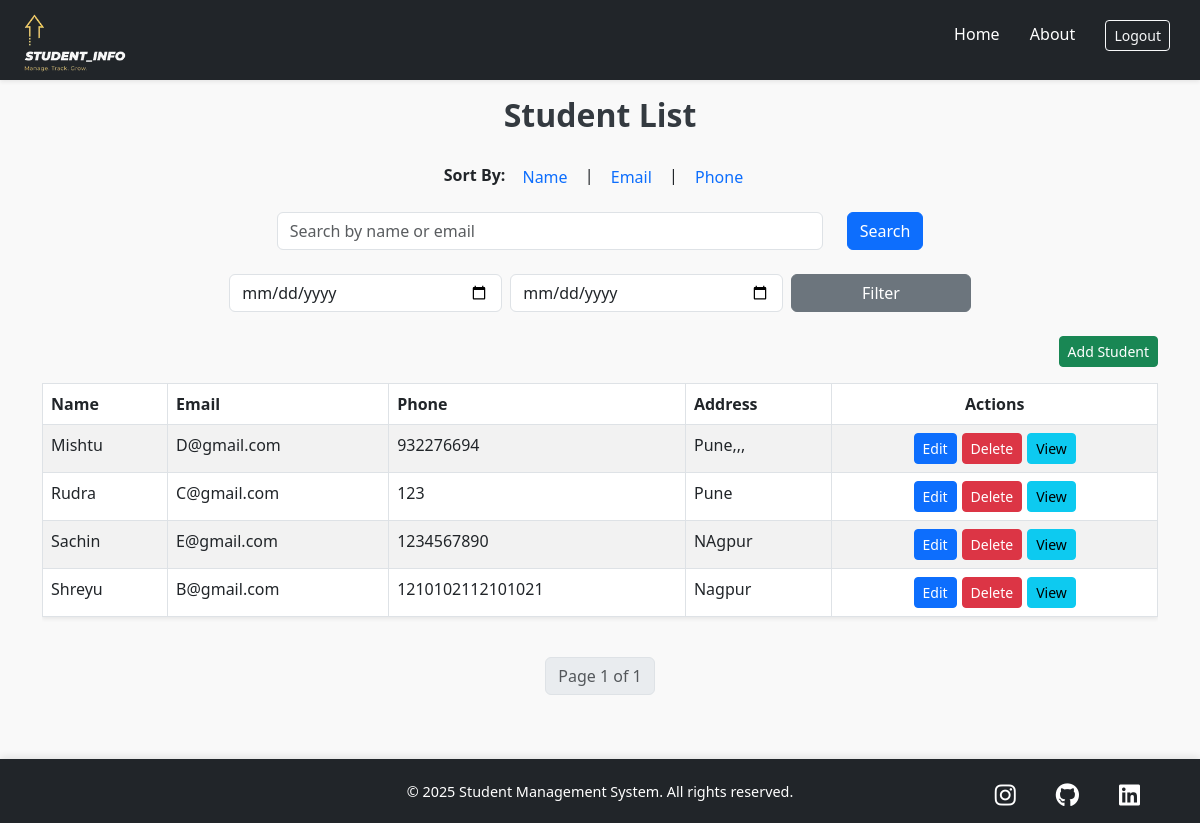
Screenshot of /home/ (signed in) with the database file from the repository.
### studentapp/models.py (models this page shows, shortened)
class Student(models.Model):
    user = models.ForeignKey(User, on_delete=models.CASCADE)  # 👈 Add this line
    name = models.CharField(max_length=100)
    email = models.EmailField(unique=True)
    phone = models.CharField(max_length=15)
    address = models.TextField()
    enrollment_date = models.DateField(auto_now_add=True)

### studentapp/views.py (the view)
# urls.py: path('home/', views.home, name='home'),
@login_required
def home(request):
    query = request.GET.get('q', '')
    sort_by = request.GET.get('sort', 'name')
    start_date = request.GET.get('start_date', '')
    end_date = request.GET.get('end_date', '')
    students = Student.objects.filter(user=request.user)
    if query:
        students = students.filter(name__icontains=query) | students.filter(email__icontains=query)
    if start_date and end_date:
        students = students.filter(enrollment_date__gte=start_date, enrollment_date__lte=end_date)
    if sort_by == 'name':
        students = students.order_by('name')
    elif sort_by == 'email':
        students = students.order_by('email')
    elif sort_by == 'phone':
        students = students.order_by('phone')
    paginator = Paginator(students, 5)
    page_number = request.GET.get('page')
    page_obj = paginator.get_page(page_number)
    return render(request, 'home.html', {
        'page_obj': page_obj, 'query': query, 'sort_by': sort_by, 'start_date': start_date, 'end_date': end_date
    })

### studentapp/templates/home.html (shortened to what this page needs)
{% load static %}
<!DOCTYPE html>
<html lang="en">
<head>
    <link href="https://cdn.jsdelivr.net/npm/bootstrap@5.3.0/dist/css/bootstrap.min.css" rel="stylesheet">
    <link href="https://cdnjs.cloudflare.com/ajax/libs/font-awesome/6.0.0-beta3/css/all.min.css" rel="stylesheet">
    <link rel="stylesheet" href="/static/home.css">
</head>
<body>
    <header class="bg-dark text-white py-3 mb-4 shadow-sm">
        <div class="container d-flex justify-content-between align-items-center">
            <div class="d-flex align-items-center">
                <img src="{% static 'images/logo.png' %}" alt="Logo" class="logo">
            </div>
            <nav>
                <a href="{% url 'home' %}" class="text-white me-3 text-decoration-none">Home</a>
                <a href="{% url 'about' %}" class="text-white me-3 text-decoration-none">About</a>
                <a href="{% url 'logout' %}" class="btn btn-outline-light btn-sm">Logout</a>
            </nav>
        </div>
    </header>
    <div class="container mt-5 pt-5">
        <h2 class="mb-4 text-center">Student List</h2>
        <div class="mb-3 sort-filter text-center">
            <strong>Sort By:</strong>
            <a href="?sort=name&q={{ query }}&start_date={{ start_date }}&end_date={{ end_date }}"
                class="btn btn-link">Name</a> |
            <a href="?sort=email&q={{ query }}&start_date={{ start_date }}&end_date={{ end_date }}"
                class="btn btn-link">Email</a> |
            <a href="?sort=phone&q={{ query }}&start_date={{ start_date }}&end_date={{ end_date }}"
                class="btn btn-link">Phone</a>
        </div>
        <form method="GET" class="mb-4 row justify-content-center">
            <div class="col-md-6">
                <input type="text" name="q" class="form-control" value="{{ query }}"
                    placeholder="Search by name or email">
            </div>
            <div class="col-auto">
                <button type="submit" class="btn btn-primary">Search</button>
            </div>
        </form>
        <form method="GET" class="mb-4">
            <div class="row g-2 justify-content-center">
                <div class="col-md-3">
                    <input type="date" name="start_date" value="{{ start_date }}" class="form-control">
                </div>
                <div class="col-md-3">
                    <input type="date" name="end_date" value="{{ end_date }}" class="form-control">
                </div>
                <div class="col-md-2">
                    <button type="submit" class="btn btn-secondary w-100">Filter</button>
                </div>
            </div>
        </form>
        <div class="text-end mb-3">
            <a href="{% url 'add_student' %}" class="btn btn-success btn-sm">Add Student</a>
        </div>
        <div class="table-responsive">
            <table class="table table-bordered table-striped shadow-sm">
                <thead>
                    <tr>
                        <th>Name</th>
                        <th>Email</th>
                        <th>Phone</th>
                        <th>Address</th>
                        <th class="text-center">Actions</th>
                    </tr>
                </thead>
                <tbody>
                    {% for student in page_obj %}
                    <tr>
                        <td>{{ student.name }}</td>
                        <td>{{ student.email }}</td>
                        <td>{{ student.phone }}</td>
                        <td>{{ student.address }}</td>
                        <td>
                            <div class="action-buttons">
                                <a href="{% url 'edit_student' student.id %}"
                                    class="btn btn-primary btn-sm btn-action">Edit</a>
                                <a href="{% url 'delete_student' student.id %}"
                                    class="btn btn-danger btn-sm btn-action">Delete</a>
                                <a href="{% url 'student_detail' student.id %}"
                                    class="btn btn-info btn-sm btn-action">View</a>
                            </div>
                        </td>
                    </tr>
                    {% empty %}
                    <tr>
                        <td colspan="5" class="text-center">No students found.</td>
                    </tr>
                    {% endfor %}
                </tbody>
            </table>
        </div>
        <nav class="mt-4 d-flex justify-content-center">
            <ul class="pagination">
                <li class="page-item disabled">
                    <span class="page-link">Page {{ page_obj.number }} of {{ page_obj.paginator.num_pages }}</span>
                </li>
            </ul>
        </nav>
    </div>
    <footer class="bg-dark text-white text-center py-1 mt-5">
        <p class="mb-0">&copy; 2025 Student Management System. All rights reserved.</p>
        <div class="social-links mt-2">
            <a href="https://www.instagram.com/tushar_sune24" target="_blank" class="social-icon instagram"><i
                    class="fab fa-instagram"></i></a>
            <a href="https://github.com/tusharsune" target="_blank" class="social-icon github"><i
                    class="fab fa-github"></i></a>
            <a href="https://linkedin.com/in/tushar-sune-795035273" target="_blank" class="social-icon linkedin"><i
                    class="fab fa-linkedin"></i></a>
        </div>
    </footer>
</body>
</html>

### studentapp/static/home.css (style rules this page uses)
* { margin: 0; padding: 0; box-sizing: border-box; }
body { background: #f9f9f9; font-family: 'Segoe UI', Tahoma, Geneva, Verdana, sans-serif; display: flex; flex-direction: column; min-height: 100vh; }
.container { margin-top: 12vh; flex-grow: 1; }
h2 { color: #343a40; font-weight: bold; }
.btn { transition: all 0.25s ease-in-out; transform-origin: center; }
.table thead { background-color: #343a40; color: #fff; }
.sort-filter a.btn-link { font-weight: 500; text-decoration: none; }
.action-buttons { display: flex; gap: 5px; flex-wrap: wrap; justify-content: center; }
header { background-color: #343a40; color: white; padding: 1rem 0; height: 10vh; position: fixed; top: 0; width: 100%; z-index: 999; box-shadow: 0 2px 8px rgba(0, 0, 0, 0.2); }
header nav { position: absolute; right: 20px; top: 10px; text-align: center; margin-top: 10px; }
.logo { position: absolute; left: 15px; top: -17px; height: 15vh; }
header nav a { color: white; margin: 0 10px; font-weight: 500; transition: color 0.3s ease; text-decoration: none; }
footer { display: flex; justify-content: center; align-items: center; background-color: #343a40; color: #ffffff; padding: 0.5rem 0; box-shadow: 0 -2px 8px rgba(0, 0, 0, 0.1); position: relative; height: auto; min-height: 8vh; width: 100%; margin-top: auto; }
footer .social-links a { margin: 0 10px; }
footer p { font-size: 0.9rem; }
footer .social-links { margin-top: 10px; }
.social-links { position: absolute; right: 50px; bottom: 10px; display: flex; gap: 20px; }
.social-icon { font-size: 24px; color: white; text-decoration: none; transition: color 0.4s ease, transform 0.4s ease; }

### rows the page displays
Student: name "Mishtu", email "D@gmail.com", phone "932276694", address "Pune,,,"
Student: name "Rudra", email "C@gmail.com", phone "123", address "Pune"
Student: name "Sachin", email "E@gmail.com", phone "1234567890", address "NAgpur"
Student: name "Shreyu", email "B@gmail.com", phone "1210102112101021", address "Nagpur"

### other values shown
{{ page_obj.number }} "1"
{{ page_obj.paginator.num_pages }} "1"
